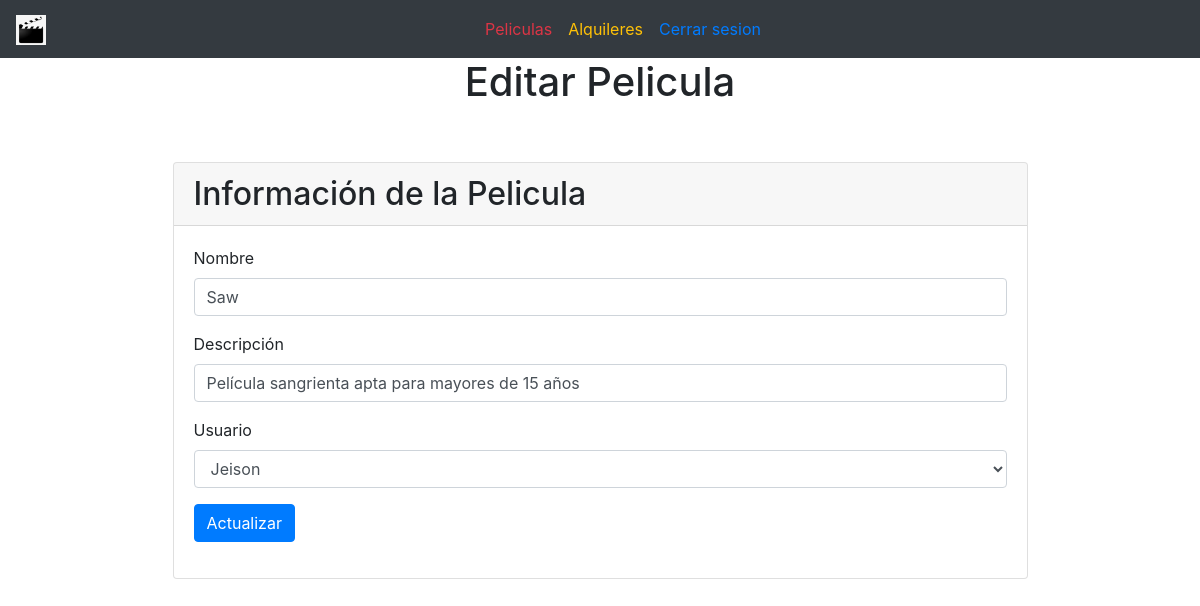
The page /?controller=movie&method=edit&id=26 (signed in) on the database its author committed.
### tables this page shows
CREATE TABLE `movies` (
  `id` int(11) NOT NULL,
  `name` varchar(100) NOT NULL,
  `description` varchar(100) NOT NULL,
  `user_id` int(11) NOT NULL,
  `status_id` int(11) NOT NULL
);

### models/Movie.php (called while the page is built, shortened)
<?php
class Movie
{
    private $pdo;
    public function __construct()
    {
        try {
            $this->pdo = new Database;
        } catch (PDOException $e) {
            die($e->getMessage());
        }
    }
    public function getById($id)
    {
        try {
            $strSql = "SELECT * FROM movies WHERE id=:id";
            $array = ['id' => $id];
            $query = $this->pdo->select($strSql, $array);
            return $query;
        } catch (PDOException $e) {
            die($e->getMessage());
        }
    }
}

### providers/Database.php (called while the page is built, shortened)
<?php
class Database extends PDO
{
	public function select($strSql, $arrayData = array(), $fetchMode = PDO::FETCH_OBJ)
	{
		$query = $this->prepare($strSql);
		foreach ($arrayData as $key => $value)
			$query->bindParam(":$key", $value);
		if (!$query->execute())
			echo "Error, la consulta no se realizó";
		else
			return $query->fetchAll($fetchMode);
	}
}

### models/User.php (called while the page is built, shortened)
<?php
class User
{
	private $pdo;
	public function __construct()
	{
		try {
			$this->pdo = new Database;
		} catch (PDOException $e) {
			die($e->getMessage());
		}
	}
    public function getActiveStatus()
	{
		try {
			$strSql = "SELECT u.*, s.status as status,r.name as role FROM users u INNER JOIN  statuses s ON s.id=u.status_id INNER JOIN roles r ON r.id = u.rol_id WHERE u.status_id = 1 ORDER BY u.id ASC";
			$query = $this->pdo->select($strSql);
			return $query;
		} catch (PDOException $e) {
			die($e->getMessage());
		}
	}
}

### views/movies/edit.php (the view, shortened to what this page needs)
<main class="container">
	<div class="row">
		<h1 class="col-12 d-flex justify-content-center">Editar Pelicula</h1>
	</div>
	<section class="row mt-5">
		<div class="card w-75 m-auto">
			<div class="card-header">
				<h2 class="m-auto">Información de la Pelicula</h2>
			</div>
			<div class="card-body w-100">
				<form action="?controller=movie&method=update" method="post">
					<div class="form-group">
                        <label> Nombre</label>
                        <input type="text" name="name" class="form-control" placeholder="Ingrese el nombre" value="<?php echo $data[0]->name ?>">
                    </div>
                    <div class="form-group">
                        <label> Descripción</label>
						<input type="text" class="form-control" rows="3" name="description" placeholder="Ingrese la descripción" value="<?php echo $data[0]->description ?>">
                    </div>
                    <div class="form-group">
						<label>Usuario</label>
						<select name="user_id" class="form-control">
							<?php
								foreach($users as $user){
									if($user->id==$data[0]->user_id){
									?>
									<option selected value="<?php echo $user->id ?>"><?php echo $user->name ?></option>
									<?php
									}else{?>
										<option  value="<?php echo $user->id ?>"><?php echo $user->name ?></option>
									<?php }
								}
							?>
						</select>
					</div>
					<div class="form-group">
						<button class="btn btn-primary">Actualizar</button>
					</div>
				</form>
			</div>
		</div>
	</section>
</main>

### rows shown on the page
movies: name "Saw", description "Película sangrienta apta para mayores de 15 años"

### other values the page prints
form field user_id "Jeison"
